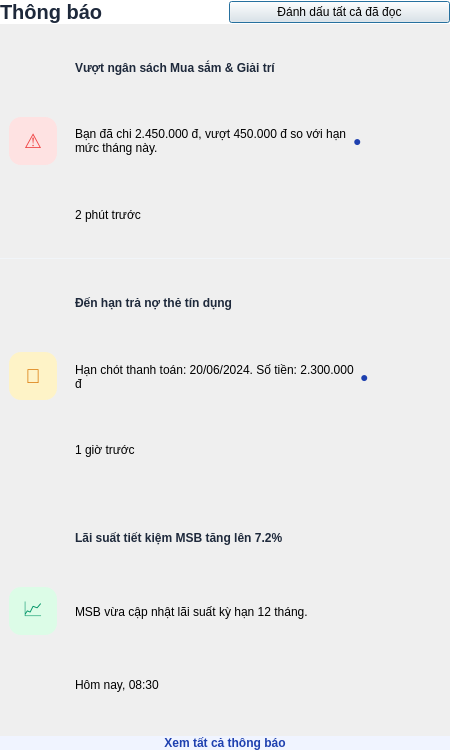
<?xml version="1.0" encoding="UTF-8"?>
<ui version="4.0">
 <class>Dialog_ThongBao</class>
 <widget class="QDialog" name="Dialog_ThongBao">
  <property name="geometry"><rect><x>0</x><y>0</y><width>450</width><height>750</height></rect></property>
  <property name="windowTitle"><string>Thông báo</string></property>
  <property name="styleSheet">
   <string notr="true">
    QDialog { background-color: white; border-radius: 20px; }
    QLabel { font-family: 'Segoe UI', sans-serif; border: none; }
    QFrame#frame_item { border: none; border-bottom: 1px solid #F1F5F9; }
    QFrame#frame_item[unread=&quot;true&quot;] { background-color: #F0F7FF; }
    QLabel#lbl_item_tieude { font-weight: bold; color: #1E293B; font-size: 14px; }
    QLabel#lbl_item_mota { color: #475569; font-size: 12px; line-height: 1.4; }
    QLabel#lbl_item_thoigian { color: #94A3B8; font-size: 11px; }
    QPushButton#btn_danhdau_tatca { color: #1E40AF; font-weight: bold; border: none; background: transparent; font-size: 13px; }
    QPushButton#btn_thongbao_xem_tatca { background-color: #F0F4FF; color: #1E40AF; font-weight: bold; border: none; border-bottom-left-radius: 20px; border-bottom-right-radius: 20px; }
   </string>
  </property>
  <layout class="QVBoxLayout" name="layout_root">
   <property name="spacing"><number>0</number></property>
   <property name="margin"><number>0</number></property>
   <!-- HEADER -->
   <item>
    <layout class="QHBoxLayout" name="layout_header">
     <property name="contentsMargins"><number>20</number><number>25</number><number>20</number><number>15</number></property>
     <item><widget class="QLabel" name="lbl_tieude_thongbao"><property name="text"><string>Thông báo</string></property><property name="styleSheet"><string>font-size: 20px; font-weight: bold; color: #1E293B;</string></property></widget></item>
     <item><spacer><property name="orientation"><enum>Qt::Horizontal</enum></property></spacer></item>
     <item><widget class="QPushButton" name="btn_thongbao_danhdau_tatca"><property name="text"><string>Đánh dấu tất cả đã đọc</string></property></widget></item>
    </layout>
   </item>
   <!-- LIST CONTENT -->
   <item>
    <widget class="QScrollArea" name="scrollArea">
     <property name="widgetResizable"><bool>true</bool></property>
     <property name="frameShape"><enum>QFrame::NoFrame</enum></property>
     <widget class="QWidget" name="scrollAreaWidgetContents">
      <layout class="QVBoxLayout" name="layout_list">
       <property name="spacing"><number>0</number></property>
       <property name="margin"><number>0</number></property>
       <!-- ITEM 1: Ngân sách (NganSach) -->
       <item>
        <widget class="QFrame" name="frame_item">
         <property name="unread" stdset="0"><bool>true</bool></property>
         <layout class="QHBoxLayout" name="h1">
          <property name="contentsMargins"><number>15</number><number>15</number><number>15</number><number>15</number></property>
          <item><widget class="QLabel" name="lbl_icon_ngansach">
           <property name="minimumSize"><size><width>48</width><height>48</height></size></property>
           <property name="maximumSize"><size><width>48</width><height>48</height></size></property>
           <property name="text"><string>⚠️</string></property>
           <property name="alignment"><set>Qt::AlignCenter</set></property>
           <property name="styleSheet"><string>background:#FEE2E2; border-radius:12px; font-size:20px; color:#EF4444;</string></property>
          </widget></item>
          <item>
           <layout class="QVBoxLayout" name="v1">
            <property name="leftMargin"><number>12</number></property>
            <property name="spacing"><number>4</number></property>
            <item><widget class="QLabel" name="lbl_item_tieude_ngansach"><property name="text"><string>Vượt ngân sách Mua sắm &amp; Giải trí</string></property><property name="styleSheet"><string>font-weight:bold; color:#1E293B;</string></property></widget></item>
            <item><widget class="QLabel" name="lbl_item_mota_ngansach"><property name="text"><string>Bạn đã chi 2.450.000 đ, vượt 450.000 đ so với hạn mức tháng này.</string></property><property name="wordWrap"><bool>true</bool></property></widget></item>
            <item><widget class="QLabel" name="lbl_item_thoigian_ngansach"><property name="text"><string>2 phút trước</string></property></widget></item>
           </layout>
          </item>
          <item><widget class="QLabel" name="lbl_unread_dot_ngansach"><property name="text"><string>●</string></property><property name="styleSheet"><string>color:#1E40AF; font-size:14px;</string></property></widget></item>
         </layout>
        </widget>
       </item>
       <!-- ITEM 2: Vay nợ (VayNo) -->
       <item>
        <widget class="QFrame" name="frame_item">
         <property name="unread" stdset="0"><bool>true</bool></property>
         <layout class="QHBoxLayout" name="h2">
          <property name="contentsMargins"><number>15</number><number>15</number><number>15</number><number>15</number></property>
          <item><widget class="QLabel" name="lbl_icon_vayno">
           <property name="minimumSize"><size><width>48</width><height>48</height></size></property>
           <property name="maximumSize"><size><width>48</width><height>48</height></size></property>
           <property name="text"><string>📅</string></property>
           <property name="alignment"><set>Qt::AlignCenter</set></property>
           <property name="styleSheet"><string>background:#FEF3C7; border-radius:12px; font-size:20px; color:#D97706;</string></property>
          </widget></item>
          <item>
           <layout class="QVBoxLayout" name="v2">
            <property name="leftMargin"><number>12</number></property>
            <property name="spacing"><number>4</number></property>
            <item><widget class="QLabel" name="lbl_item_tieude_vayno"><property name="text"><string>Đến hạn trả nợ thẻ tín dụng</string></property><property name="styleSheet"><string>font-weight:bold; color:#1E293B;</string></property></widget></item>
            <item><widget class="QLabel" name="lbl_item_mota_vayno"><property name="text"><string>Hạn chót thanh toán: 20/06/2024. Số tiền: 2.300.000 đ</string></property><property name="wordWrap"><bool>true</bool></property></widget></item>
            <item><widget class="QLabel" name="lbl_item_thoigian_vayno"><property name="text"><string>1 giờ trước</string></property></widget></item>
           </layout>
          </item>
          <item><widget class="QLabel" name="lbl_unread_dot_vayno"><property name="text"><string>●</string></property><property name="styleSheet"><string>color:#1E40AF; font-size:14px;</string></property></widget></item>
         </layout>
        </widget>
       </item>
       <!-- ITEM 3: Tiết kiệm (TietKiem) -->
       <item>
        <widget class="QFrame" name="frame_item">
         <property name="unread" stdset="0"><bool>false</bool></property>
         <layout class="QHBoxLayout" name="h3">
          <property name="contentsMargins"><number>15</number><number>15</number><number>15</number><number>15</number></property>
          <item><widget class="QLabel" name="lbl_icon_tietkiem">
           <property name="minimumSize"><size><width>48</width><height>48</height></size></property>
           <property name="maximumSize"><size><width>48</width><height>48</height></size></property>
           <property name="text"><string>📈</string></property>
           <property name="alignment"><set>Qt::AlignCenter</set></property>
           <property name="styleSheet"><string>background:#DCFCE7; border-radius:12px; font-size:20px; color:#059669;</string></property>
          </widget></item>
          <item>
           <layout class="QVBoxLayout" name="v3">
            <property name="leftMargin"><number>12</number></property>
            <property name="spacing"><number>4</number></property>
            <item><widget class="QLabel" name="lbl_item_tieude_tietkiem"><property name="text"><string>Lãi suất tiết kiệm MSB tăng lên 7.2%</string></property><property name="styleSheet"><string>font-weight:bold; color:#1E293B;</string></property></widget></item>
            <item><widget class="QLabel" name="lbl_item_mota_tietkiem"><property name="text"><string>MSB vừa cập nhật lãi suất kỳ hạn 12 tháng.</string></property><property name="wordWrap"><bool>true</bool></property></widget></item>
            <item><widget class="QLabel" name="lbl_item_thoigian_tietkiem"><property name="text"><string>Hôm nay, 08:30</string></property></widget></item>
           </layout>
          </item>
         </layout>
        </widget>
       </item>
       <item><spacer name="vSpacer"><property name="orientation"><enum>Qt::Vertical</enum></property></spacer></item>
      </layout>
     </widget>
    </widget>
   </item>
   <!-- FOOTER -->
   <item>
    <widget class="QPushButton" name="btn_thongbao_xem_tatca">
     <property name="minimumHeight"><number>55</number></property>
     <property name="text"><string>Xem tất cả thông báo</string></property>
    </widget>
   </item>
  </layout>
 </widget>
</ui>
